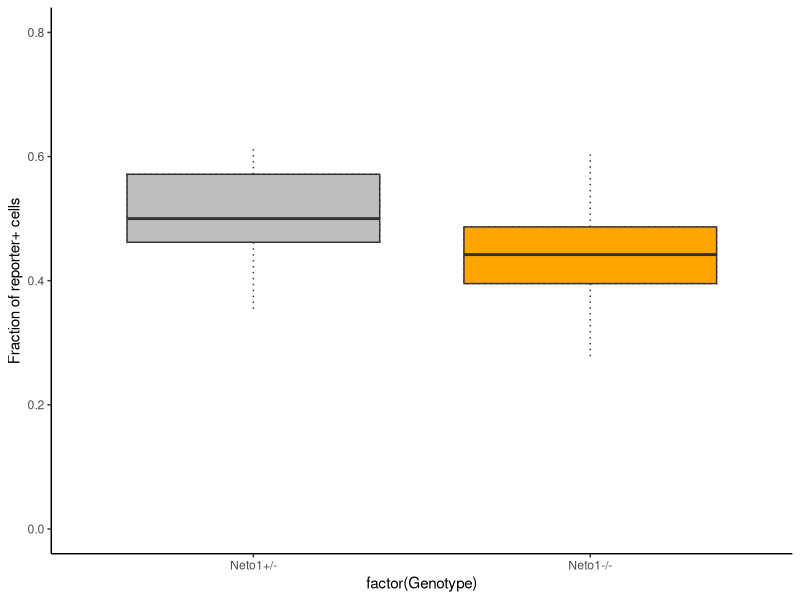

Reproduce this figure in R.
library (plotrix) 
library (ggplot2) 
library (plyr)
DATA1<- read.csv("neto1_e16.csv")

DATA1$Genotype <- factor(DATA1$Genotype, levels = c("Neto1+/+", "Neto1+/-", "Neto1-/-"))
##

data1 <- DATA1[DATA1$Region%in%c("MZ", "SVZ"),]
data2 <- DATA1[DATA1$Region%in%c("All"),]
gfpcount <-ddply(data2,.(Brainno, Genotype, Fieldname), summarise, tgfp = sum(GFP_))
data3 <-merge(data1, gfpcount)

mm1<- ddply(data3, .(Fieldname, Genotype, Region), summarise, fGFP=  GFP_/tgfp)
mm1mz <- subset(mm1, Region == "MZ" & (Genotype =="Neto1+/-" | Genotype =="Neto1-/-"))
mm1mz <- droplevels(mm1mz)

gp <- ggplot(mm1mz, aes(x = factor(Genotype), y = fGFP), fill = Genotype) + 
  geom_boxplot(outlier.colour  = NA, linetype = "dotted") +
  geom_boxplot(aes(ymin=..lower.., ymax=..upper..), outlier.colour  = NA, 
               fill = c("gray", "orange")) + 
  theme_classic () +
  ylim(0,0.8)+ ylab("Fraction of reporter+ cells")
